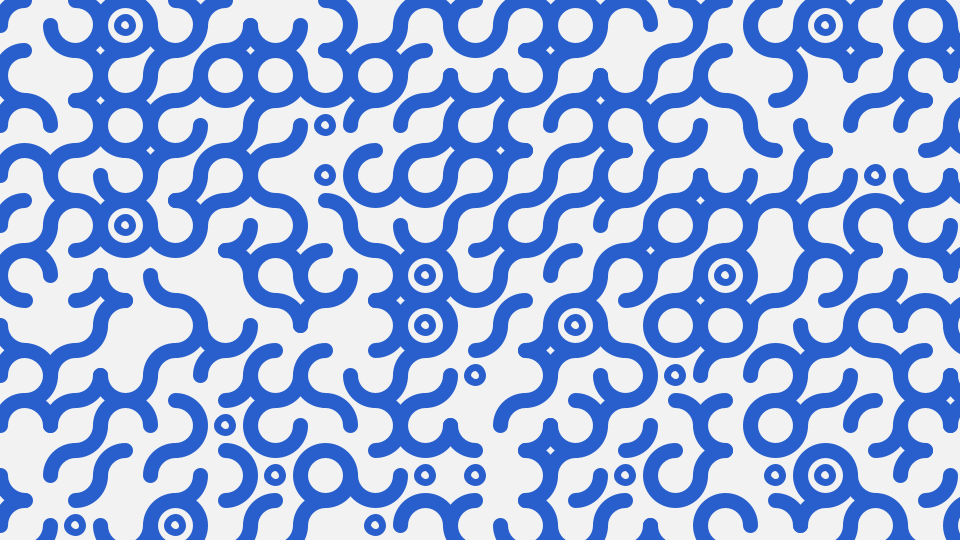
Frame 1 (no input)
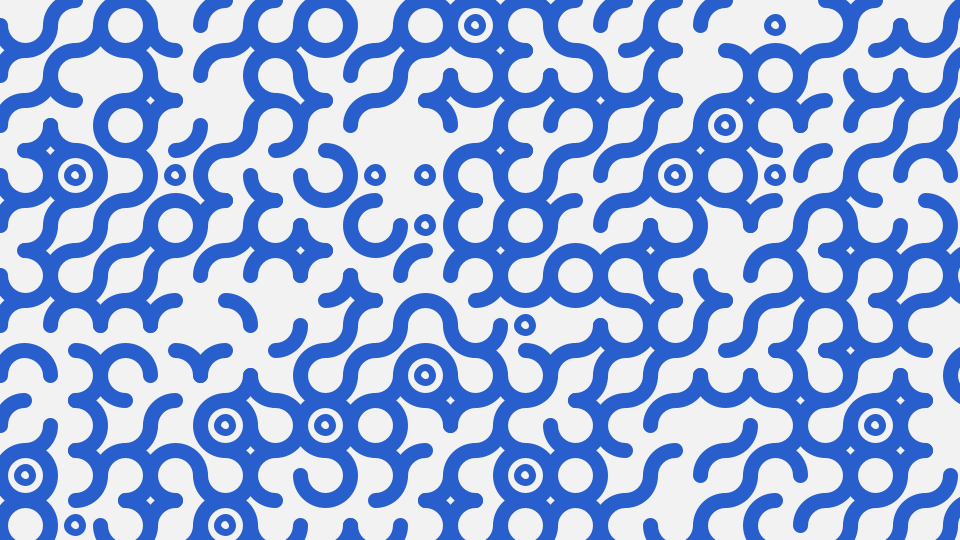
Frame 2 (the mouse pressed at the canvas centre, redrawn once)

The Processing sketch that drew these frames (run headless with seeded random() and noise(); the mouse was pressed at the canvas centre and the sketch redrawn once):

// Processing sketch: sketch_xxx_arc_tiling2
// ── sketch_xxx_arc_tiling2.pde
float grid = 50;
float sw = 15;
// setup関数 : 初回1度だけ実行される
void setup() {
  size(960, 540); // ウィンドウサイズを960px,540pxに
  colorMode(HSB, 360, 100, 100); // HSBでの色指定にする
  smooth(); // 描画を滑らかに
  strokeCap(ROUND);
  stroke(220, 80, 80);
  noFill();
}

// draw関数 : setup関数実行後繰り返し実行される
void draw() {
  background(0, 0, 95);
  strokeWeight(sw);
  for (float y = 0; y < height; y += grid) {
    for (float x = 0; x < width; x += grid) {
      //strokeWeight(1);
      //rect(x, y, grid, grid);
      int random = (int)random(18);
      switch(random) {
      case 0:
        ellipse(x+grid/2, y+grid/2, grid, grid);
        break;
      case 1:
        arc(x+grid/2, y+grid/2, grid, grid, 0, PI*3/2);
        break;
      case 2:
        arc(x+grid/2, y+grid/2, grid, grid, PI/2, TWO_PI);
        break;
      case 3:
        arc(x+grid/2, y+grid/2, grid, grid, PI, PI * 5/2);
        break;
      case 4:
        arc(x+grid/2, y+grid/2, grid, grid, PI*3/2, PI*3);
        break;
      case 5:
        arc(x+grid/2, y+grid/2, grid, grid, 0, PI);
        break;
      case 6:
        arc(x+grid/2, y+grid/2, grid, grid, PI, TWO_PI);
        break;
      case 7:
        arc(x+grid/2, y+grid/2, grid, grid, PI/2, TWO_PI * 3/4);
        break;
      case 8:
        arc(x+grid/2, y+grid/2, grid, grid, TWO_PI * 3/4, TWO_PI * 5/4);
        break;
      case 9:
        arc(x+grid/2, y+grid/2, grid, grid, 0, PI*1/2);
        break;
      case 10:
        arc(x+grid/2, y+grid/2, grid, grid, PI*1/2, PI);
        break;
      case 11:
        arc(x+grid/2, y+grid/2, grid, grid, PI, TWO_PI*3/4);
        break;
      case 12:
        arc(x+grid/2, y+grid/2, grid, grid, TWO_PI*3/4, TWO_PI);
        break;
      case 13:
        arc(x+grid/2, y+grid/2, grid, grid, PI, TWO_PI*3/4);
        arc(x+grid/2, y+grid/2, grid, grid, 0, PI*1/2);
        break;
      case 14:
        arc(x+grid/2, y+grid/2, grid, grid, PI, TWO_PI*3/4);
        arc(x+grid/2, y+grid/2, grid, grid, 0, PI*1/2);
        break;
      case 15:
        arc(x+grid/2, y+grid/2, grid, grid, PI, TWO_PI*3/4);
        arc(x+grid/2, y+grid/2, grid, grid, 0, PI*1/2);
        break;
      case 16:
        ellipse(x+grid/2, y+grid/2, grid/8, grid/8);
        break;
      case 17:
        ellipse(x+grid/2, y+grid/2, grid/8, grid/8);
        ellipse(x+grid/2, y+grid/2, grid, grid);
      }
    }
  }
  noLoop();
}
void mousePressed() {
  redraw();
}
